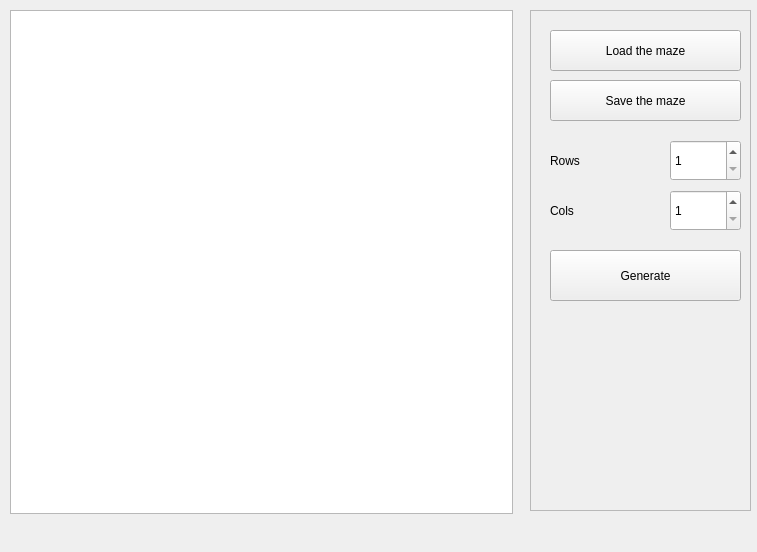
<?xml version="1.0" encoding="UTF-8"?>
<ui version="4.0">
 <class>MainWindow</class>
 <widget class="QMainWindow" name="MainWindow">
  <property name="geometry">
   <rect>
    <x>0</x>
    <y>0</y>
    <width>757</width>
    <height>552</height>
   </rect>
  </property>
  <property name="windowTitle">
   <string>Maze</string>
  </property>
  <widget class="QWidget" name="centralwidget">
   <property name="layoutDirection">
    <enum>Qt::LeftToRight</enum>
   </property>
   <widget class="QGraphicsView" name="graphicsView">
    <property name="geometry">
     <rect>
      <x>10</x>
      <y>10</y>
      <width>503</width>
      <height>504</height>
     </rect>
    </property>
    <property name="sizePolicy">
     <sizepolicy hsizetype="Fixed" vsizetype="Fixed">
      <horstretch>0</horstretch>
      <verstretch>0</verstretch>
     </sizepolicy>
    </property>
   </widget>
   <widget class="QFrame" name="frame">
    <property name="geometry">
     <rect>
      <x>530</x>
      <y>10</y>
      <width>221</width>
      <height>501</height>
     </rect>
    </property>
    <property name="sizePolicy">
     <sizepolicy hsizetype="Fixed" vsizetype="Fixed">
      <horstretch>0</horstretch>
      <verstretch>0</verstretch>
     </sizepolicy>
    </property>
    <property name="frameShape">
     <enum>QFrame::StyledPanel</enum>
    </property>
    <property name="frameShadow">
     <enum>QFrame::Raised</enum>
    </property>
    <widget class="QSpinBox" name="spinBox_2">
     <property name="geometry">
      <rect>
       <x>140</x>
       <y>130</y>
       <width>71</width>
       <height>41</height>
      </rect>
     </property>
     <property name="minimum">
      <number>1</number>
     </property>
     <property name="maximum">
      <number>50</number>
     </property>
     <property name="value">
      <number>1</number>
     </property>
    </widget>
    <widget class="QPushButton" name="pushButton">
     <property name="geometry">
      <rect>
       <x>20</x>
       <y>20</y>
       <width>191</width>
       <height>41</height>
      </rect>
     </property>
     <property name="text">
      <string>Load the maze</string>
     </property>
    </widget>
    <widget class="QPushButton" name="pushButton_2">
     <property name="geometry">
      <rect>
       <x>20</x>
       <y>240</y>
       <width>191</width>
       <height>51</height>
      </rect>
     </property>
     <property name="text">
      <string>Generate</string>
     </property>
    </widget>
    <widget class="QPushButton" name="pushButton_3">
     <property name="geometry">
      <rect>
       <x>20</x>
       <y>70</y>
       <width>191</width>
       <height>41</height>
      </rect>
     </property>
     <property name="text">
      <string>Save the maze</string>
     </property>
    </widget>
    <widget class="QLabel" name="label_2">
     <property name="geometry">
      <rect>
       <x>20</x>
       <y>130</y>
       <width>101</width>
       <height>41</height>
      </rect>
     </property>
     <property name="layoutDirection">
      <enum>Qt::LeftToRight</enum>
     </property>
     <property name="text">
      <string>Rows</string>
     </property>
     <property name="alignment">
      <set>Qt::AlignLeading|Qt::AlignLeft|Qt::AlignVCenter</set>
     </property>
    </widget>
    <widget class="QSpinBox" name="spinBox_3">
     <property name="geometry">
      <rect>
       <x>140</x>
       <y>180</y>
       <width>71</width>
       <height>41</height>
      </rect>
     </property>
     <property name="minimum">
      <number>1</number>
     </property>
     <property name="maximum">
      <number>50</number>
     </property>
     <property name="value">
      <number>1</number>
     </property>
    </widget>
    <widget class="QLabel" name="label_3">
     <property name="geometry">
      <rect>
       <x>20</x>
       <y>180</y>
       <width>101</width>
       <height>41</height>
      </rect>
     </property>
     <property name="layoutDirection">
      <enum>Qt::LeftToRight</enum>
     </property>
     <property name="text">
      <string>Cols</string>
     </property>
     <property name="alignment">
      <set>Qt::AlignLeading|Qt::AlignLeft|Qt::AlignVCenter</set>
     </property>
    </widget>
   </widget>
  </widget>
  <widget class="QMenuBar" name="menubar">
   <property name="geometry">
    <rect>
     <x>0</x>
     <y>0</y>
     <width>757</width>
     <height>22</height>
    </rect>
   </property>
  </widget>
 </widget>
 <resources/>
 <connections/>
</ui>
